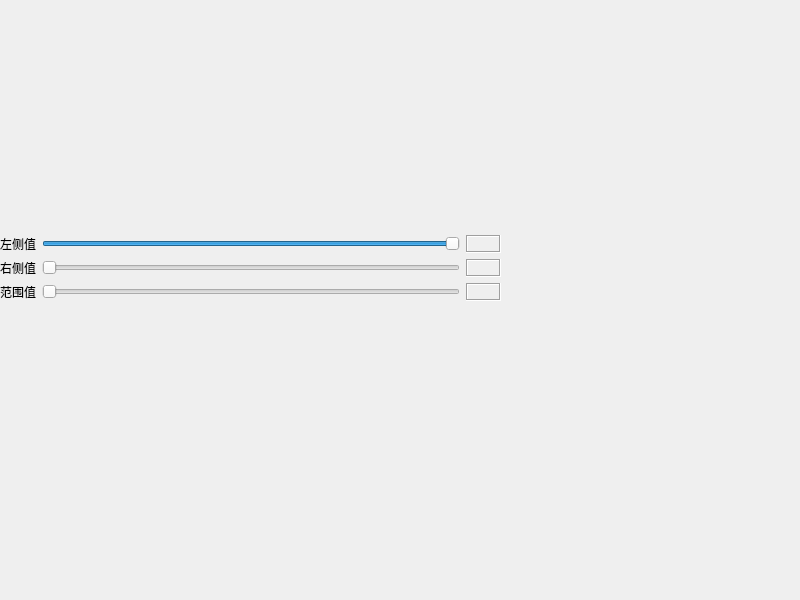
<?xml version="1.0" encoding="UTF-8"?>
<ui version="4.0">
 <class>frmSliderSelect</class>
 <widget class="QWidget" name="frmSliderSelect">
  <property name="geometry">
   <rect>
    <x>0</x>
    <y>0</y>
    <width>800</width>
    <height>600</height>
   </rect>
  </property>
  <property name="windowTitle">
   <string>Form</string>
  </property>
  <widget class="QWidget" name="widget" native="true">
   <property name="geometry">
    <rect>
     <x>0</x>
     <y>0</y>
     <width>501</width>
     <height>301</height>
    </rect>
   </property>
   <layout class="QVBoxLayout" name="verticalLayout">
    <item>
     <widget class="SliderSelect" name="sliderSelect1" native="true"/>
    </item>
    <item>
     <widget class="SliderSelect" name="sliderSelect2" native="true"/>
    </item>
    <item>
     <widget class="SliderSelect" name="sliderSelect3" native="true"/>
    </item>
    <item>
     <layout class="QGridLayout" name="gridLayout">
      <item row="0" column="0">
       <widget class="QLabel" name="labLeftValue">
        <property name="text">
         <string>左侧值</string>
        </property>
       </widget>
      </item>
      <item row="0" column="1">
       <widget class="QSlider" name="sliderLeftValue">
        <property name="minimum">
         <number>-100</number>
        </property>
        <property name="maximum">
         <number>0</number>
        </property>
        <property name="orientation">
         <enum>Qt::Horizontal</enum>
        </property>
       </widget>
      </item>
      <item row="0" column="2">
       <widget class="QLabel" name="labValueLeft">
        <property name="minimumSize">
         <size>
          <width>35</width>
          <height>0</height>
         </size>
        </property>
        <property name="frameShape">
         <enum>QFrame::Box</enum>
        </property>
        <property name="frameShadow">
         <enum>QFrame::Sunken</enum>
        </property>
        <property name="text">
         <string/>
        </property>
        <property name="alignment">
         <set>Qt::AlignCenter</set>
        </property>
       </widget>
      </item>
      <item row="1" column="0">
       <widget class="QLabel" name="labRightValue">
        <property name="text">
         <string>右侧值</string>
        </property>
       </widget>
      </item>
      <item row="1" column="1">
       <widget class="QSlider" name="sliderRightValue">
        <property name="maximum">
         <number>100</number>
        </property>
        <property name="orientation">
         <enum>Qt::Horizontal</enum>
        </property>
       </widget>
      </item>
      <item row="1" column="2">
       <widget class="QLabel" name="labValueRight">
        <property name="frameShape">
         <enum>QFrame::Box</enum>
        </property>
        <property name="frameShadow">
         <enum>QFrame::Sunken</enum>
        </property>
        <property name="text">
         <string/>
        </property>
        <property name="alignment">
         <set>Qt::AlignCenter</set>
        </property>
       </widget>
      </item>
      <item row="2" column="0">
       <widget class="QLabel" name="labRangeValue">
        <property name="text">
         <string>范围值</string>
        </property>
       </widget>
      </item>
      <item row="2" column="1">
       <widget class="QSlider" name="sliderRangeValue">
        <property name="maximum">
         <number>200</number>
        </property>
        <property name="orientation">
         <enum>Qt::Horizontal</enum>
        </property>
       </widget>
      </item>
      <item row="2" column="2">
       <widget class="QLabel" name="labValueRange">
        <property name="frameShape">
         <enum>QFrame::Box</enum>
        </property>
        <property name="frameShadow">
         <enum>QFrame::Sunken</enum>
        </property>
        <property name="text">
         <string/>
        </property>
        <property name="alignment">
         <set>Qt::AlignCenter</set>
        </property>
       </widget>
      </item>
     </layout>
    </item>
   </layout>
  </widget>
 </widget>
 <customwidgets>
  <customwidget>
   <class>SliderSelect</class>
   <extends>QWidget</extends>
   <header>sliderselect.h</header>
   <container>1</container>
  </customwidget>
 </customwidgets>
 <resources/>
 <connections/>
</ui>
